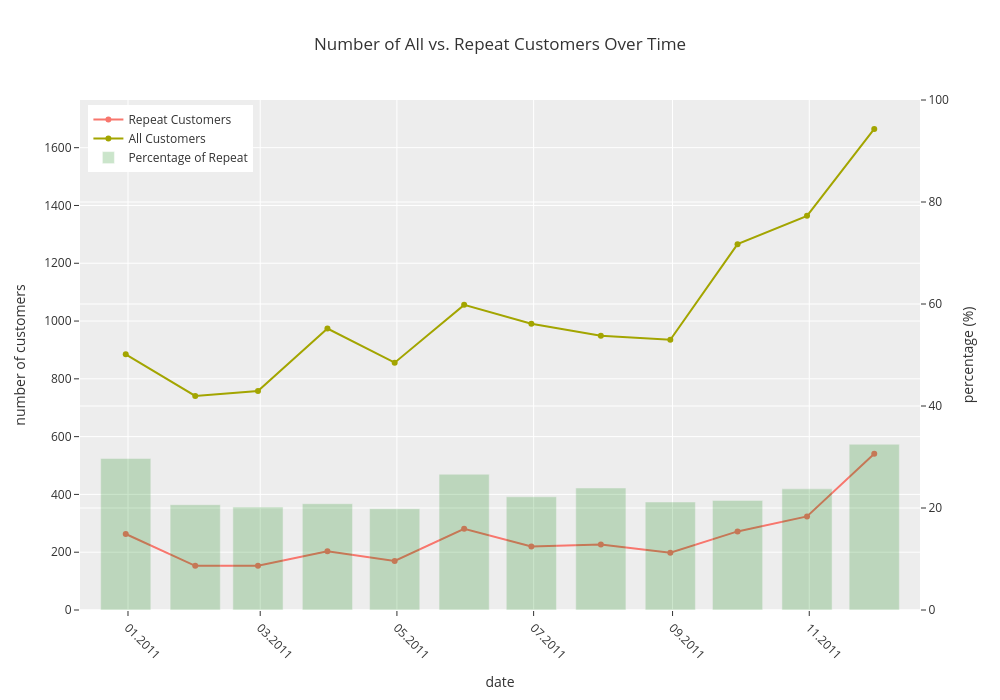

Notebook code for this chart:
### Code cell
x_vals = monthly_repeat_customers_df.index

fig = go.Figure()

fig.add_trace(go.Scatter(
    x=x_vals,
    y=monthly_repeat_customers_df.values,
    mode='lines+markers',
    name='Repeat Customers'
))

fig.add_trace(go.Scatter(
    x=x_vals,
    y=monthly_unique_customers_df.values,
    mode='lines+markers',
    name='All Customers'
))

fig.add_trace(go.Bar(
    x=x_vals,
    y=monthly_repeat_percentage.values,
    name='Percentage of Repeat',
    marker_color='green',
    opacity=0.2,
    yaxis='y2'
))

fig.update_layout(
    title='Number of All vs. Repeat Customers Over Time',
    xaxis=dict(
        title='date',
        tickformat='%m.%Y',
        tickangle=45
    ),
    yaxis=dict(
        title='number of customers',
        range=[0, monthly_unique_customers_df.max() + 100]
    ),
    yaxis2=dict(
        title='percentage (%)',
        overlaying='y',
        side='right',
        range=[0, 100]
    ),
    width=1000,
    height=700,
    template='ggplot2',
    legend=dict(x=0.01, y=0.99)
)

fig.show()

### Figure 1 — Plotly figure (JSON) as saved in the notebook; plotly's stock layout.template omitted (floating-point values rounded to 4 significant figures)
{"data": [{"mode": "lines+markers", "name": "Repeat Customers", "type": "scatter", "x": ["2010-12-31T00:00:00.000000", "2011-01-31T00:00:00.000000", "2011-02-28T00:00:00.000000", "2011-03-31T00:00:00.000000", "2011-04-30T00:00:00.000000", "2011-05-31T00:00:00.000000", "2011-06-30T00:00:00.000000", "2011-07-31T00:00:00.000000", "2011-08-31T00:00:00.000000", "2011-09-30T00:00:00.000000", "2011-10-31T00:00:00.000000", "2011-11-30T00:00:00.000000"], "y": [263, 153, 153, 203, 170, 281, 220, 227, 198, 272, 324, 541]}, {"mode": "lines+markers", "name": "All Customers", "type": "scatter", "x": ["2010-12-31T00:00:00.000000", "2011-01-31T00:00:00.000000", "2011-02-28T00:00:00.000000", "2011-03-31T00:00:00.000000", "2011-04-30T00:00:00.000000", "2011-05-31T00:00:00.000000", "2011-06-30T00:00:00.000000", "2011-07-31T00:00:00.000000", "2011-08-31T00:00:00.000000", "2011-09-30T00:00:00.000000", "2011-10-31T00:00:00.000000", "2011-11-30T00:00:00.000000"], "y": [885, 741, 758, 974, 856, 1056, 991, 949, 935, 1266, 1364, 1665]}, {"marker": {"color": "green"}, "name": "Percentage of Repeat", "opacity": 0.2, "type": "bar", "x": ["2010-12-31T00:00:00.000000", "2011-01-31T00:00:00.000000", "2011-02-28T00:00:00.000000", "2011-03-31T00:00:00.000000", "2011-04-30T00:00:00.000000", "2011-05-31T00:00:00.000000", "2011-06-30T00:00:00.000000", "2011-07-31T00:00:00.000000", "2011-08-31T00:00:00.000000", "2011-09-30T00:00:00.000000", "2011-10-31T00:00:00.000000", "2011-11-30T00:00:00.000000"], "y": [29.72, 20.65, 20.18, 20.84, 19.86, 26.61, 22.2, 23.92, 21.18, 21.48, 23.75, 32.49], "yaxis": "y2"}], "layout": {"height": 700, "legend": {"x": 0.01, "y": 0.99}, "title": {"text": "Number of All vs. Repeat Customers Over Time"}, "width": 1000, "xaxis": {"tickangle": 45, "tickformat": "%m.%Y", "title": {"text": "date"}}, "yaxis": {"range": [0, 1765], "title": {"text": "number of customers"}}, "yaxis2": {"overlaying": "y", "range": [0, 100], "side": "right", "title": {"text": "percentage (%)"}}}}
